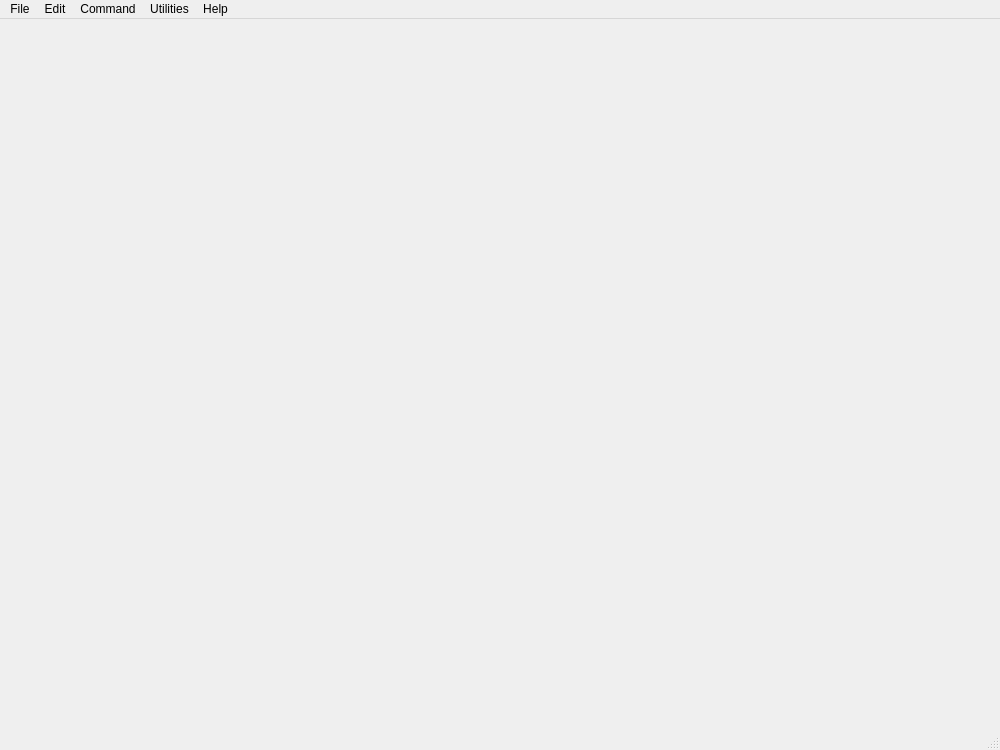
<?xml version="1.0" encoding="UTF-8"?>
<ui version="4.0">
 <class>MainWindowClass</class>
 <widget class="QMainWindow" name="MainWindowClass">
  <property name="geometry">
   <rect>
    <x>0</x>
    <y>0</y>
    <width>1000</width>
    <height>750</height>
   </rect>
  </property>
  <property name="windowTitle">
   <string>Hercules Studio</string>
  </property>
  <widget class="QWidget" name="centralwidget"/>
  <widget class="QMenuBar" name="menubar">
   <property name="geometry">
    <rect>
     <x>0</x>
     <y>0</y>
     <width>1000</width>
     <height>22</height>
    </rect>
   </property>
   <widget class="QMenu" name="menuFile">
    <property name="title">
     <string>File</string>
    </property>
    <addaction name="actionNew"/>
    <addaction name="actionOpen_configuration"/>
    <addaction name="actionEditConfig"/>
    <addaction name="separator"/>
    <addaction name="actionSave"/>
    <addaction name="actionSave_As"/>
    <addaction name="separator"/>
    <addaction name="actionExit"/>
   </widget>
   <widget class="QMenu" name="menuView">
    <property name="title">
     <string>Edit</string>
    </property>
    <addaction name="actionViewControls"/>
    <addaction name="actionViewDevices"/>
    <addaction name="actionViewCommand"/>
    <addaction name="separator"/>
    <addaction name="actionView_32_bit_General_Registers"/>
    <addaction name="actionView_32_bit_Control_Registers"/>
    <addaction name="actionView_32_bit_Floating_Point_Registers"/>
    <addaction name="actionView_32_bit_Access_Registers"/>
    <addaction name="actionView_64_bit_General_Registers"/>
    <addaction name="actionView_64_bit_Control_Registers"/>
    <addaction name="actionView_64_bit_Floating_Point_Registers"/>
    <addaction name="actionView_PSW"/>
    <addaction name="separator"/>
    <addaction name="actionDelete_messages"/>
    <addaction name="actionSave_messages"/>
    <addaction name="separator"/>
    <addaction name="actionPreferences"/>
   </widget>
   <widget class="QMenu" name="menuCommand">
    <property name="title">
     <string>Command</string>
    </property>
    <addaction name="actionPower_on"/>
    <addaction name="actionPower_off"/>
    <addaction name="actionIPL_Load"/>
    <addaction name="separator"/>
    <addaction name="actionStart"/>
    <addaction name="actionStop"/>
    <addaction name="separator"/>
    <addaction name="actionExtInterrupt"/>
    <addaction name="actionStore_status"/>
    <addaction name="actionPSW_Restart"/>
   </widget>
   <widget class="QMenu" name="menuUtilities">
    <property name="title">
     <string>Utilities</string>
    </property>
    <addaction name="actionDasdinit"/>
    <addaction name="actionDasdconv"/>
    <addaction name="actionDasdcopy"/>
    <addaction name="actionDasdload"/>
    <addaction name="actionDasdisup"/>
    <addaction name="actionDasdls"/>
    <addaction name="actionDasdcat"/>
    <addaction name="separator"/>
    <addaction name="actionTapemap"/>
    <addaction name="actionTapesplit"/>
    <addaction name="actionTapecopy"/>
    <addaction name="separator"/>
    <addaction name="actionHetinit"/>
    <addaction name="actionHetmap"/>
    <addaction name="actionHetupd"/>
    <addaction name="actionHetget"/>
   </widget>
   <widget class="QMenu" name="menuHelp">
    <property name="title">
     <string>Help</string>
    </property>
    <addaction name="actionAbout"/>
   </widget>
   <addaction name="menuFile"/>
   <addaction name="menuView"/>
   <addaction name="menuCommand"/>
   <addaction name="menuUtilities"/>
   <addaction name="menuHelp"/>
  </widget>
  <widget class="QStatusBar" name="statusbar"/>
  <action name="actionOpen_configuration">
   <property name="icon">
    <iconset resource="HercStudio.qrc">
     <normaloff>:/icons/16x16/iconOpen.png</normaloff>:/icons/16x16/iconOpen.png</iconset>
   </property>
   <property name="text">
    <string>Open configuration...</string>
   </property>
  </action>
  <action name="actionEditConfig">
   <property name="icon">
    <iconset resource="HercStudio.qrc">
     <normaloff>:/icons/16x16/iconEdit.png</normaloff>:/icons/16x16/iconEdit.png</iconset>
   </property>
   <property name="text">
    <string>Edit configuration...</string>
   </property>
  </action>
  <action name="actionExit">
   <property name="icon">
    <iconset resource="HercStudio.qrc">
     <normaloff>:/icons/16x16/iconExit.png</normaloff>:/icons/16x16/iconExit.png</iconset>
   </property>
   <property name="text">
    <string>Exit</string>
   </property>
  </action>
  <action name="actionViewControls">
   <property name="checkable">
    <bool>true</bool>
   </property>
   <property name="checked">
    <bool>true</bool>
   </property>
   <property name="icon">
    <iconset resource="HercStudio.qrc">
     <normaloff>:/icons/16x16/iconControl.png</normaloff>:/icons/16x16/iconControl.png</iconset>
   </property>
   <property name="text">
    <string>View Controls</string>
   </property>
  </action>
  <action name="actionViewDevices">
   <property name="checkable">
    <bool>true</bool>
   </property>
   <property name="checked">
    <bool>true</bool>
   </property>
   <property name="icon">
    <iconset resource="HercStudio.qrc">
     <normaloff>:/icons/yellowhigh.png</normaloff>:/icons/yellowhigh.png</iconset>
   </property>
   <property name="text">
    <string>View Devices</string>
   </property>
  </action>
  <action name="actionPreferences">
   <property name="icon">
    <iconset resource="HercStudio.qrc">
     <normaloff>:/icons/16x16/iconPreferences.png</normaloff>:/icons/16x16/iconPreferences.png</iconset>
   </property>
   <property name="text">
    <string>Preferences...</string>
   </property>
  </action>
  <action name="actionDelete_messages">
   <property name="icon">
    <iconset resource="HercStudio.qrc">
     <normaloff>:/icons/16x16/iconDeleteMessages.png</normaloff>:/icons/16x16/iconDeleteMessages.png</iconset>
   </property>
   <property name="text">
    <string>Delete messages</string>
   </property>
  </action>
  <action name="actionSave_messages">
   <property name="icon">
    <iconset resource="HercStudio.qrc">
     <normaloff>:/icons/16x16/iconSave.png</normaloff>:/icons/16x16/iconSave.png</iconset>
   </property>
   <property name="text">
    <string>Save messages</string>
   </property>
  </action>
  <action name="actionPower_on">
   <property name="icon">
    <iconset resource="HercStudio.qrc">
     <normaloff>:/icons/16x16/iconPoweron.png</normaloff>:/icons/16x16/iconPoweron.png</iconset>
   </property>
   <property name="text">
    <string>Power on</string>
   </property>
  </action>
  <action name="actionPower_off">
   <property name="icon">
    <iconset resource="HercStudio.qrc">
     <normaloff>:/icons/16x16/iconPoweroff.png</normaloff>:/icons/16x16/iconPoweroff.png</iconset>
   </property>
   <property name="text">
    <string>Power off</string>
   </property>
  </action>
  <action name="actionIPL_Load">
   <property name="icon">
    <iconset resource="HercStudio.qrc">
     <normaloff>:/icons/16x16/iconIpl.png</normaloff>:/icons/16x16/iconIpl.png</iconset>
   </property>
   <property name="text">
    <string>IPL/Load</string>
   </property>
  </action>
  <action name="actionStart">
   <property name="icon">
    <iconset resource="HercStudio.qrc">
     <normaloff>:/icons/16x16/iconStart.png</normaloff>:/icons/16x16/iconStart.png</iconset>
   </property>
   <property name="text">
    <string>Start</string>
   </property>
  </action>
  <action name="actionStop">
   <property name="icon">
    <iconset resource="HercStudio.qrc">
     <normaloff>:/icons/16x16/iconStop.png</normaloff>:/icons/16x16/iconStop.png</iconset>
   </property>
   <property name="text">
    <string>Stop</string>
   </property>
  </action>
  <action name="actionExtInterrupt">
   <property name="icon">
    <iconset resource="HercStudio.qrc">
     <normaloff>:/icons/16x16/iconInterrupt.png</normaloff>:/icons/16x16/iconInterrupt.png</iconset>
   </property>
   <property name="text">
    <string>Interrupt</string>
   </property>
  </action>
  <action name="actionStore_status">
   <property name="icon">
    <iconset resource="HercStudio.qrc">
     <normaloff>:/icons/16x16/iconStoreStatus.png</normaloff>:/icons/16x16/iconStoreStatus.png</iconset>
   </property>
   <property name="text">
    <string>Store status</string>
   </property>
  </action>
  <action name="actionPSW_Restart">
   <property name="icon">
    <iconset resource="HercStudio.qrc">
     <normaloff>:/icons/16x16/iconPswRestart.png</normaloff>:/icons/16x16/iconPswRestart.png</iconset>
   </property>
   <property name="text">
    <string>PSW Restart</string>
   </property>
  </action>
  <action name="actionDevice_Interrupt">
   <property name="text">
    <string>Device Interrupt</string>
   </property>
  </action>
  <action name="actionDisplay_Alter_storage">
   <property name="enabled">
    <bool>false</bool>
   </property>
   <property name="text">
    <string>Display/Alter storage</string>
   </property>
  </action>
  <action name="actionLoad_Reader">
   <property name="text">
    <string>Load reader</string>
   </property>
  </action>
  <action name="actionLoad_Tape">
   <property name="text">
    <string>Load tape</string>
   </property>
  </action>
  <action name="actionUnload_tape">
   <property name="text">
    <string>Unload tape</string>
   </property>
  </action>
  <action name="actionDasdinit">
   <property name="enabled">
    <bool>true</bool>
   </property>
   <property name="icon">
    <iconset resource="HercStudio.qrc">
     <normaloff>:/icons/16x16/dasdinit.png</normaloff>:/icons/16x16/dasdinit.png</iconset>
   </property>
   <property name="text">
    <string>Dasdinit...</string>
   </property>
   <property name="toolTip">
    <string>Dasdinit</string>
   </property>
  </action>
  <action name="actionDasdconv">
   <property name="enabled">
    <bool>true</bool>
   </property>
   <property name="icon">
    <iconset resource="HercStudio.qrc">
     <normaloff>:/icons/16x16/dasdconv.png</normaloff>:/icons/16x16/dasdconv.png</iconset>
   </property>
   <property name="text">
    <string>Dasdconv...</string>
   </property>
  </action>
  <action name="actionDasdcopy">
   <property name="icon">
    <iconset resource="HercStudio.qrc">
     <normaloff>:/icons/16x16/dasdcopy.png</normaloff>:/icons/16x16/dasdcopy.png</iconset>
   </property>
   <property name="text">
    <string>Dasdcopy...</string>
   </property>
  </action>
  <action name="actionDasdload">
   <property name="icon">
    <iconset resource="HercStudio.qrc">
     <normaloff>:/icons/16x16/dasdload.png</normaloff>:/icons/16x16/dasdload.png</iconset>
   </property>
   <property name="text">
    <string>Dasdload...</string>
   </property>
  </action>
  <action name="actionDasdisup">
   <property name="icon">
    <iconset resource="HercStudio.qrc">
     <normaloff>:/icons/16x16/dasdisup.png</normaloff>:/icons/16x16/dasdisup.png</iconset>
   </property>
   <property name="text">
    <string>Dasdisup...</string>
   </property>
  </action>
  <action name="actionDasdls">
   <property name="icon">
    <iconset resource="HercStudio.qrc">
     <normaloff>:/icons/16x16/dasdls.png</normaloff>:/icons/16x16/dasdls.png</iconset>
   </property>
   <property name="text">
    <string>Dasdls...</string>
   </property>
  </action>
  <action name="actionDasdcat">
   <property name="icon">
    <iconset resource="HercStudio.qrc">
     <normaloff>:/icons/16x16/dasdcat.png</normaloff>:/icons/16x16/dasdcat.png</iconset>
   </property>
   <property name="text">
    <string>Dasdcat...</string>
   </property>
  </action>
  <action name="actionDasdpdsu">
   <property name="text">
    <string>Dasdpdsu...</string>
   </property>
  </action>
  <action name="actionDmap2hrc">
   <property name="text">
    <string>Dmap2hrc...</string>
   </property>
  </action>
  <action name="actionCckdcdsk">
   <property name="text">
    <string>Cckdcdsk...</string>
   </property>
  </action>
  <action name="actionCckdcomp">
   <property name="text">
    <string>Cckdcomp...</string>
   </property>
  </action>
  <action name="actionCckdswap">
   <property name="text">
    <string>Cckdswap...</string>
   </property>
  </action>
  <action name="actionTapemap">
   <property name="icon">
    <iconset resource="HercStudio.qrc">
     <normaloff>:/icons/tape.jpg</normaloff>:/icons/tape.jpg</iconset>
   </property>
   <property name="text">
    <string>Tapemap...</string>
   </property>
  </action>
  <action name="actionTapesplit">
   <property name="icon">
    <iconset resource="HercStudio.qrc">
     <normaloff>:/icons/tape.jpg</normaloff>:/icons/tape.jpg</iconset>
   </property>
   <property name="text">
    <string>Tapesplit...</string>
   </property>
  </action>
  <action name="actionTapecopy">
   <property name="icon">
    <iconset resource="HercStudio.qrc">
     <normaloff>:/icons/tape.jpg</normaloff>:/icons/tape.jpg</iconset>
   </property>
   <property name="text">
    <string>Tapecopy...</string>
   </property>
  </action>
  <action name="actionHetinit">
   <property name="icon">
    <iconset resource="HercStudio.qrc">
     <normaloff>:/icons/het.gif</normaloff>:/icons/het.gif</iconset>
   </property>
   <property name="text">
    <string>Hetinit...</string>
   </property>
  </action>
  <action name="actionHetmap">
   <property name="icon">
    <iconset resource="HercStudio.qrc">
     <normaloff>:/icons/het.gif</normaloff>:/icons/het.gif</iconset>
   </property>
   <property name="text">
    <string>Hetmap...</string>
   </property>
  </action>
  <action name="actionHetupd">
   <property name="icon">
    <iconset resource="HercStudio.qrc">
     <normaloff>:/icons/het.gif</normaloff>:/icons/het.gif</iconset>
   </property>
   <property name="text">
    <string>Hetupd...</string>
   </property>
  </action>
  <action name="actionHetget">
   <property name="icon">
    <iconset resource="HercStudio.qrc">
     <normaloff>:/icons/het.gif</normaloff>:/icons/het.gif</iconset>
   </property>
   <property name="text">
    <string>Hetget...</string>
   </property>
  </action>
  <action name="actionAbout">
   <property name="icon">
    <iconset resource="HercStudio.qrc">
     <normaloff>:/icons/16x16/iconHelpAbout.png</normaloff>:/icons/16x16/iconHelpAbout.png</iconset>
   </property>
   <property name="text">
    <string>About...</string>
   </property>
  </action>
  <action name="actionViewCommand">
   <property name="checkable">
    <bool>true</bool>
   </property>
   <property name="checked">
    <bool>true</bool>
   </property>
   <property name="icon">
    <iconset resource="HercStudio.qrc">
     <normaloff>:/icons/16x16/iconCommandLine.png</normaloff>:/icons/16x16/iconCommandLine.png</iconset>
   </property>
   <property name="text">
    <string>View Command Line</string>
   </property>
  </action>
  <action name="actionNew">
   <property name="icon">
    <iconset resource="HercStudio.qrc">
     <normaloff>:/icons/16x16/iconNew.png</normaloff>:/icons/16x16/iconNew.png</iconset>
   </property>
   <property name="text">
    <string>New...</string>
   </property>
  </action>
  <action name="actionSave">
   <property name="icon">
    <iconset resource="HercStudio.qrc">
     <normaloff>:/icons/16x16/iconSave.png</normaloff>:/icons/16x16/iconSave.png</iconset>
   </property>
   <property name="text">
    <string>Save</string>
   </property>
  </action>
  <action name="actionSave_As">
   <property name="icon">
    <iconset resource="HercStudio.qrc">
     <normaloff>:/icons/16x16/iconsave-as.png</normaloff>:/icons/16x16/iconsave-as.png</iconset>
   </property>
   <property name="text">
    <string>Save As...</string>
   </property>
  </action>
  <action name="actionView_32_bit_Control_Registers">
   <property name="checkable">
    <bool>true</bool>
   </property>
   <property name="text">
    <string>View 32-bit Control Registers</string>
   </property>
  </action>
  <action name="actionView_32_bit_General_Registers">
   <property name="checkable">
    <bool>true</bool>
   </property>
   <property name="text">
    <string>View 32-bit General Registers</string>
   </property>
  </action>
  <action name="actionView_32_bit_Floating_Point_Registers">
   <property name="checkable">
    <bool>true</bool>
   </property>
   <property name="text">
    <string>View 32-bit Floating-Point Registers</string>
   </property>
  </action>
  <action name="actionView_64_bit_General_Registers">
   <property name="checkable">
    <bool>true</bool>
   </property>
   <property name="text">
    <string>View 64-bit General Registers</string>
   </property>
  </action>
  <action name="actionView_64_bit_Control_Registers">
   <property name="checkable">
    <bool>true</bool>
   </property>
   <property name="text">
    <string>View 64-bit Control Registers</string>
   </property>
  </action>
  <action name="actionView_64_bit_Floating_Point_Registers">
   <property name="checkable">
    <bool>true</bool>
   </property>
   <property name="text">
    <string>View 64-bit Floating-Point Registers</string>
   </property>
  </action>
  <action name="actionView_32_bit_Access_Registers">
   <property name="checkable">
    <bool>true</bool>
   </property>
   <property name="text">
    <string>View 32-bit Access Registers</string>
   </property>
  </action>
  <action name="actionView_PSW">
   <property name="checkable">
    <bool>true</bool>
   </property>
   <property name="text">
    <string>View PSW</string>
   </property>
  </action>
 </widget>
 <resources>
  <include location="HercStudio.qrc"/>
 </resources>
 <connections/>
</ui>
